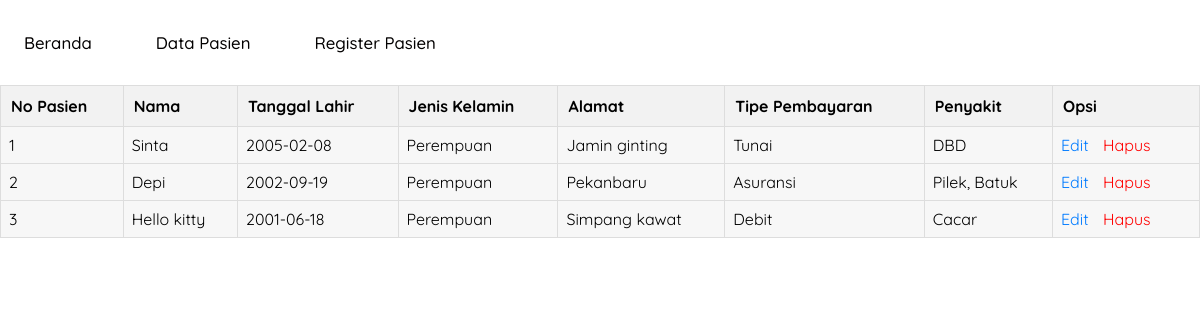
The app's page /pasien.php with its own data.
### tables this page shows
CREATE TABLE `pasien` (
  `no_pasien` int(11) NOT NULL,
  `nama` varchar(100) NOT NULL,
  `tgl_lahir` date NOT NULL,
  `jenis_kelamin` varchar(20) NOT NULL,
  `alamat` varchar(100) NOT NULL,
  `tipe_pembayaran` varchar(20) NOT NULL,
  `penyakit` varchar(100) NOT NULL
);

### pasien.php (the view, shortened to what this page needs)
<!DOCTYPE html>
<html>
    <head>
        <link rel="stylesheet" type="text/css" href="css/index.css">
        <link rel="stylesheet" href="https://cdnjs.cloudflare.com/ajax/libs/font-awesome/5.15.4/css/all.min.css">
    </head>
    <body>
        <header class="navbar-container">
            <nav class="nav-list">
                <ul>
                    <li> <a href="index.php" class="aktif">Beranda</a></li>
                    <li> <a href="pasien.php">Data Pasien</a></li>
                    <li> <a href="tambah_pasien.php">Register Pasien</a> </li>
                </ul>
            </nav>
        </header>
        <section>
            <table class="table">
                <thead>
                    <tr>
                        <th>No Pasien</th>
                        <th>Nama</th>
                        <th>Tanggal Lahir</th>
                        <th>Jenis Kelamin</th>
                        <th>Alamat</th>
                        <th>Tipe Pembayaran</th>
                        <th>Penyakit</th>
                        <th>Opsi</th>
                    </tr>
                </thead>
                    <?php
                        include 'koneksi.php';
                        $no_pasien = 1;
                        $select = mysqli_query($koneksi, "SELECT * FROM pasien");
                        while ($hasil = mysqli_fetch_array($select)) {
                    ?>
                    <tbody>
                        <tr>
                            <td><?php echo $no_pasien++ ?></td>
                            <td><?php echo $hasil['nama']?></td>
                            <td><?php echo $hasil['tgl_lahir']?></td>
                            <td><?php echo $hasil['jenis_kelamin']?></td>
                            <td><?php echo $hasil['alamat']?></td>
                            <td><?php echo $hasil['tipe_pembayaran']?></td>
                            <td><?php echo $hasil['penyakit']?></td>
                            <td>
                                <a href="edit.php?no_pasien=<?php echo $hasil['no_pasien'] ?>" class="edit">Edit</a>
                                <a href="hapus.php?no_pasien=<?php echo $hasil['no_pasien']?>" onclick = "return confirm('Yakin data ini ingin dihapus?')" class="hapus">Hapus</a>
                            </td>
                        </tr>
                    </tbody>
                    <?php } ?>
            </table>
        </section>
    </body>
</html>

### css/index.css (style rules this page uses)
*, *::before, *::after { box-sizing: border-box; }
body { height: 100vh; font-family: 'Quicksand', sans-serif; margin: 0; display: flex; flex-direction: column; }
header.navbar-container { max-width: 1200px; width: 100%; margin-inline: auto; display: flex; justify-content:left; align-items: center; padding-block: 1rem; z-index: 999; }
header.navbar-container .nav-list ul { padding-left: 0; display: flex; justify-content: center; gap: 2rem 1rem; }
header.navbar-container .nav-list li { list-style-type: none; }
header.navbar-container .nav-list li a { text-decoration: none; font-size: 1.05rem; font-weight: 500; color: rgb(3, 1, 1); padding: .5rem 1.5rem; border-radius: 999px; transition: all .2s ease-in-out; }
.table { width: 100%; border-collapse: collapse; padding: auto; }
.table th { background-color: #f2f2f2; font-weight: bold; text-align: left; padding: 10px; border: 1px solid #ddd; }
.table td { padding: 8px; border: 1px solid #ddd; }
.table tr:nth-child(odd) { background-color: #f7f7f7; }
.table a.edit { text-decoration: none; color: #007BFF; margin-right: 10px; }
.table a.hapus { text-decoration: none; color: red; margin-right: 10px; }

### records on screen
pasien: nama "Sinta", tgl_lahir "2005-02-08", jenis_kelamin "Perempuan", alamat "Jamin ginting", tipe_pembayaran "Tunai", penyakit "DBD"
pasien: nama "Depi", tgl_lahir "2002-09-19", jenis_kelamin "Perempuan", alamat "Pekanbaru", tipe_pembayaran "Asuransi", penyakit "Pilek, Batuk"
pasien: nama "Hello kitty", tgl_lahir "2001-06-18", jenis_kelamin "Perempuan", alamat "Simpang kawat", tipe_pembayaran "Debit", penyakit "Cacar"
